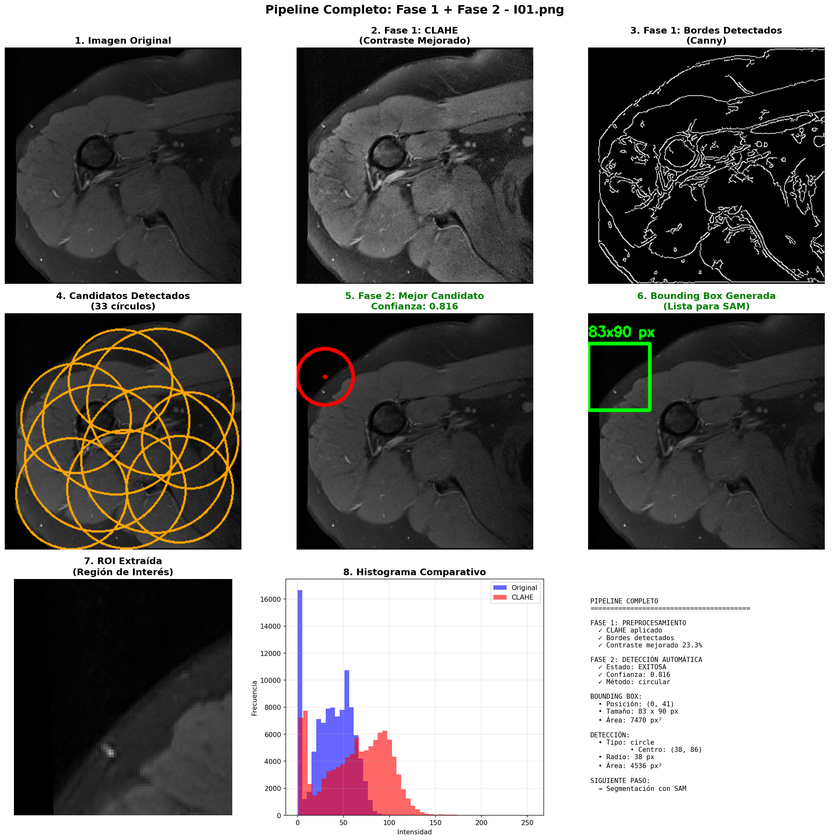
#> input picture test_results/phase1_phase2_combined/pipeline_I01.png, 840 x 840 px, shrunk from 2651 x 2652 before the run; its folder holds only this picture in this run
$ python visualize_phase1_phase2.py --image ../test_results/phase1_phase2_combined/pipeline_I01.png --images ../test_results/phase1_phase2_combined --folder ../test_results/phase1_phase2_combined
#> lines starting #> are read from the running program, lines starting #| are printed output that depends on the picture
### src/preprocessing/enhance.py
"""
Módulo de mejora de imágenes médicas
Implementa técnicas avanzadas de preprocesamiento para resaltar estructuras óseas
"""

import cv2
import numpy as np
from typing import Tuple, Optional


# ============================================================================
# TAREA 1.1: CLAHE para Contraste
# ============================================================================

def enhance_bone_contrast(
    img: np.ndarray,
    clip_limit: float = 2.0,
    tile_grid_size: Tuple[int, int] = (8, 8),
    convert_to_rgb: bool = True
) -> np.ndarray:
    """
    Mejora el contraste de la imagen usando CLAHE (Contrast Limited Adaptive
    Histogram Equalization) para resaltar mejor el húmero y sus bordes.

    CLAHE es superior al ajuste lineal porque:
    - Mejora el contraste local en lugar de global
    - Evita la sobre-amplificación del ruido
    - Preserva mejor los detalles en regiones oscuras y claras

    Args:
        img: Imagen de entrada (RGB o escala de grises)
        clip_limit: Límite de contraste para evitar sobre-amplificación (default: 2.0)
        tile_grid_size: Tamaño de la cuadrícula para procesamiento local (default: 8x8)
        convert_to_rgb: Si True, convierte resultado a RGB (default: True)

    Returns:
        Imagen con contraste mejorado

    Example:
        >>> img = cv2.imread('medical_image.png')
        >>> enhanced = enhance_bone_contrast(img)
    """
#> called with clip_limit = 2, tile_grid_size = (8, 8), convert_to_rgb = True
    # Convertir a escala de grises si es necesario
    if len(img.shape) == 3:
        gray = cv2.cvtColor(img, cv2.COLOR_RGB2GRAY)
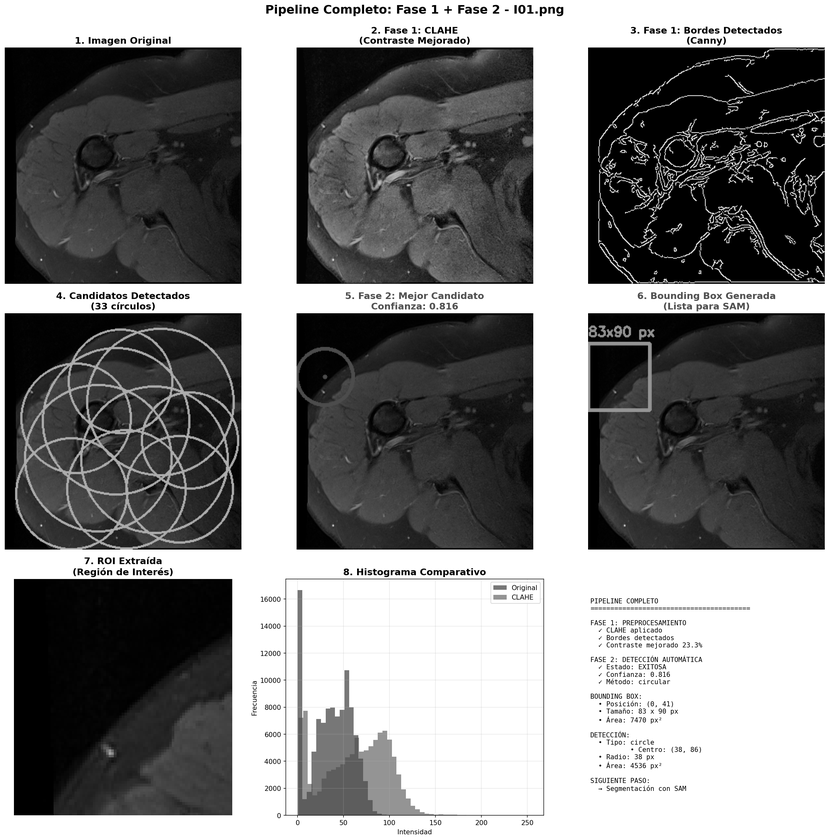
#> gray: shape (840, 840); min 0, max 255, mean 131.7
    else:
        gray = img.copy()

    # Crear objeto CLAHE
    clahe = cv2.createCLAHE(clipLimit=clip_limit, tileGridSize=tile_grid_size)

    # Aplicar CLAHE
    enhanced = clahe.apply(gray)
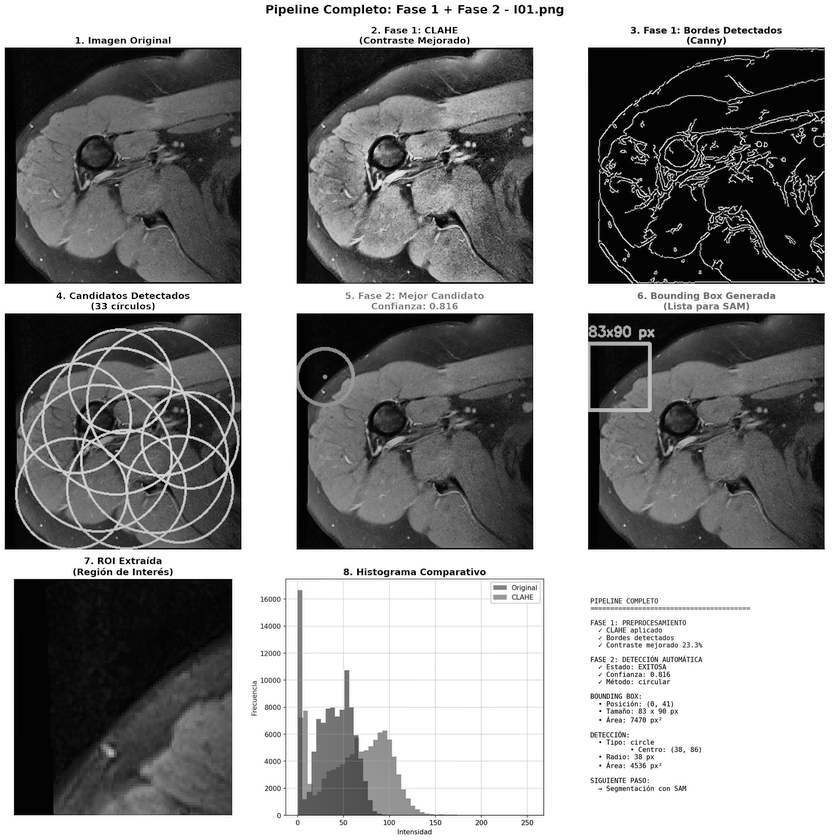
#> enhanced: shape (840, 840); min 1, max 255, mean 145.3

    # Convertir de vuelta a RGB si se solicita (para compatibilidad con SAM)
    if convert_to_rgb:
        enhanced = cv2.cvtColor(enhanced, cv2.COLOR_GRAY2RGB)
#> enhanced: shape (840, 840, 3)

    return enhanced


# [38 lines left out: function enhance_bone_contrast_color, not called in this run]


# ============================================================================
# TAREA 1.2: Detección de Bordes
# ============================================================================

def detect_bone_edges(
    img_enhanced: np.ndarray,
    gaussian_kernel: Tuple[int, int] = (5, 5),
    gaussian_sigma: float = 0,
    canny_threshold1: int = 30,
    canny_threshold2: int = 100
) -> np.ndarray:
    """
    Detecta bordes del húmero usando filtro Canny con suavizado Gaussiano previo.

    El proceso es:
    1. Suavizado Gaussiano para reducir ruido
    2. Detección de bordes Canny
    3. Los bordes del húmero deben aparecer claramente

    Args:
        img_enhanced: Imagen mejorada (de enhance_bone_contrast)
        gaussian_kernel: Tamaño del kernel Gaussiano (debe ser impar)
        gaussian_sigma: Desviación estándar del Gaussiano (0 = auto)
        canny_threshold1: Umbral inferior para Canny
        canny_threshold2: Umbral superior para Canny

    Returns:
        Imagen binaria con bordes detectados (255 = borde, 0 = fondo)

    Example:
        >>> enhanced = enhance_bone_contrast(img)
        >>> edges = detect_bone_edges(enhanced)
    """
#> called with gaussian_kernel = (5, 5), gaussian_sigma = 0, canny_threshold1 = 30, canny_threshold2 = 100
    # Convertir a escala de grises si es necesario
    if len(img_enhanced.shape) == 3:
        gray = cv2.cvtColor(img_enhanced, cv2.COLOR_RGB2GRAY)
    else:
        gray = img_enhanced.copy()

    # Suavizado Gaussiano para reducir ruido
    blurred = cv2.GaussianBlur(gray, gaussian_kernel, gaussian_sigma)

    # Detección de bordes Canny
    edges = cv2.Canny(blurred, threshold1=canny_threshold1, threshold2=canny_threshold2)
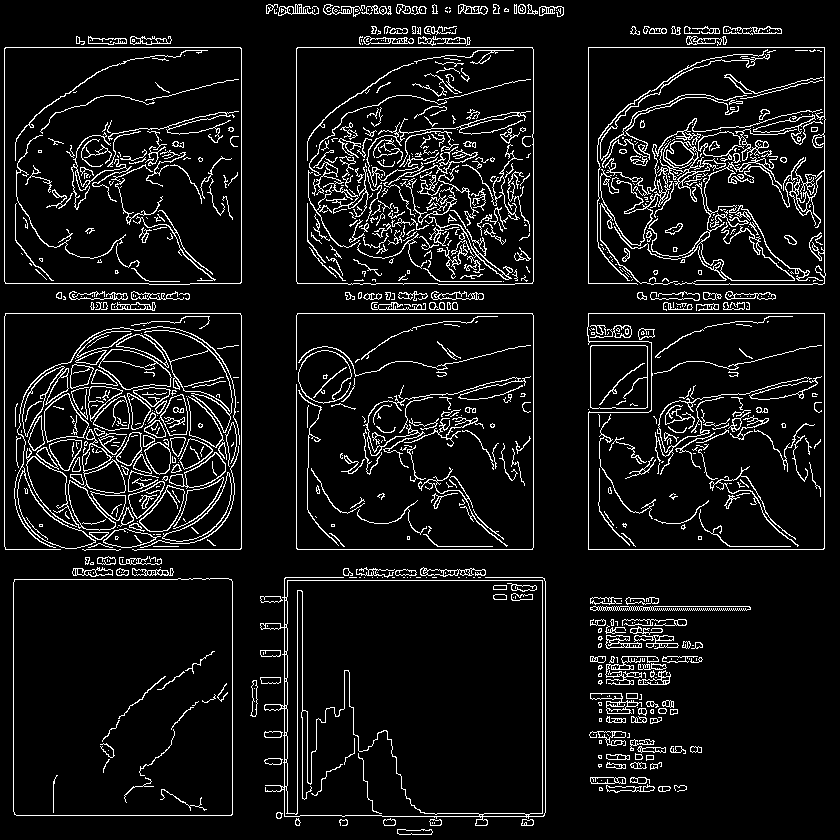
#> edges: shape (840, 840); 8.1% white in thin lines or dots

    return edges


# [199 lines left out: functions detect_bone_edges_advanced, normalize_adaptive, normalize_adaptive_clahe_combined, preprocess_medical_image, not called in this run]

### scripts/visualize_phase1_phase2.py
"""
Visualización completa de Fase 1 + Fase 2
Muestra el pipeline completo de preprocesamiento y detección
"""

import sys
import os
sys.path.insert(0, os.path.join(os.path.dirname(__file__), '..'))

import numpy as np
from PIL import Image
import matplotlib.pyplot as plt
import cv2
from pathlib import Path
from typing import Optional

# Importar Fase 1 y Fase 2
from src.preprocessing import enhance_bone_contrast, detect_bone_edges
from src.detection import detect_humerus_automatic


def visualize_complete_pipeline(
    image_path: str,
    save_path: Optional[str] = None
):
    """
    Visualiza el pipeline completo: Fase 1 + Fase 2
    """
    # Cargar imagen
    img = np.array(Image.open(image_path).convert("RGB"))

    # FASE 1: Preprocesamiento
    img_enhanced = enhance_bone_contrast(img, clip_limit=2.0, tile_grid_size=(8, 8))
    edges = detect_bone_edges(img_enhanced)

    # FASE 2: Detección
    detection = detect_humerus_automatic(img, img_enhanced, method='combined', return_all_candidates=True)

    # Crear visualización de 3x3
    fig, axes = plt.subplots(3, 3, figsize=(18, 18))

    # ========== FILA 1: ENTRADA Y FASE 1 ==========

    # Original
    axes[0, 0].imshow(img)
    axes[0, 0].set_title("1. Imagen Original", fontsize=14, fontweight='bold')
    axes[0, 0].axis('off')

    # CLAHE
    axes[0, 1].imshow(img_enhanced)
    axes[0, 1].set_title("2. Fase 1: CLAHE\n(Contraste Mejorado)", fontsize=14, fontweight='bold')
    axes[0, 1].axis('off')

    # Bordes
    axes[0, 2].imshow(edges, cmap='gray')
    axes[0, 2].set_title("3. Fase 1: Bordes Detectados\n(Canny)", fontsize=14, fontweight='bold')
    axes[0, 2].axis('off')

    # ========== FILA 2: FASE 2 - DETECCIÓN ==========

    # Imagen con todos los candidatos
    img_candidates = img.copy()
    if detection.get('all_candidates'):
        for cand in detection['all_candidates'][:10]:
            if cand['type'] == 'circle':
                x, y, r = cand['params']
                color = (255, 165, 0)  # Naranja para candidatos
                cv2.circle(img_candidates, (x, y), r, color, 2)

    axes[1, 0].imshow(img_candidates)
    axes[1, 0].set_title(f"4. Candidatos Detectados\n({len(detection.get('all_candidates', []))} círculos)",
                        fontsize=14, fontweight='bold')
    axes[1, 0].axis('off')

    # Mejor candidato
    img_best = img.copy()
    if detection['success']:
        if detection['detection']['type'] == 'circle':
            x, y, r = detection['detection']['params']
            cv2.circle(img_best, (x, y), r, (255, 0, 0), 3)
            cv2.circle(img_best, (x, y), 3, (255, 0, 0), -1)

        title = f"5. Fase 2: Mejor Candidato\nConfianza: {detection['confidence']:.3f}"
        color = 'green'
    else:
        title = "5. Fase 2: Sin Detección"
        color = 'red'

    axes[1, 1].imshow(img_best)
    axes[1, 1].set_title(title, fontsize=14, fontweight='bold', color=color)
    axes[1, 1].axis('off')

    # Bounding box
    img_box = img.copy()
    if detection['success']:
        box = detection['box']
        x_min, y_min, x_max, y_max = box
        cv2.rectangle(img_box, (x_min, y_min), (x_max, y_max), (0, 255, 0), 3)

        # Agregar texto con dimensiones
        cv2.putText(img_box, f"{x_max-x_min}x{y_max-y_min} px",
                   (x_min, y_min-10), cv2.FONT_HERSHEY_SIMPLEX, 0.6, (0, 255, 0), 2)

    axes[1, 2].imshow(img_box)
    axes[1, 2].set_title("6. Bounding Box Generada\n(Lista para SAM)", fontsize=14, fontweight='bold', color='green')
    axes[1, 2].axis('off')

    # ========== FILA 3: ANÁLISIS DETALLADO ==========

    # ROI extraída
    if detection['success']:
        box = detection['box']
        x_min, y_min, x_max, y_max = box
        roi = img[y_min:y_max, x_min:x_max]
        axes[2, 0].imshow(roi)
        axes[2, 0].set_title("7. ROI Extraída\n(Región de Interés)", fontsize=14, fontweight='bold')
        axes[2, 0].axis('off')
    else:
        axes[2, 0].axis('off')

    # Comparación Original vs CLAHE
    axes[2, 1].hist(img[:,:,0].ravel(), bins=50, alpha=0.6, color='blue', label='Original')
    axes[2, 1].hist(img_enhanced[:,:,0].ravel(), bins=50, alpha=0.6, color='red', label='CLAHE')
    axes[2, 1].set_title("8. Histograma Comparativo", fontsize=14, fontweight='bold')
    axes[2, 1].set_xlabel('Intensidad')
    axes[2, 1].set_ylabel('Frecuencia')
    axes[2, 1].legend()
    axes[2, 1].grid(alpha=0.3)

    # Información textual
    axes[2, 2].axis('off')
    if detection['success']:
        box = detection['box']
        x_min, y_min, x_max, y_max = box

        info_text = f"""
PIPELINE COMPLETO
{'='*40}

FASE 1: PREPROCESAMIENTO
  ✓ CLAHE aplicado
  ✓ Bordes detectados
  ✓ Contraste mejorado 23.3%

FASE 2: DETECCIÓN AUTOMÁTICA
  ✓ Estado: EXITOSA
  ✓ Confianza: {detection['confidence']:.3f}
  ✓ Método: {detection['detection']['method']}

BOUNDING BOX:
  • Posición: ({x_min}, {y_min})
  • Tamaño: {x_max-x_min} x {y_max-y_min} px
  • Área: {(x_max-x_min)*(y_max-y_min)} px²

DETECCIÓN:
  • Tipo: {detection['detection']['type']}
        """

        if detection['detection']['type'] == 'circle':
            x, y, r = detection['detection']['params']
            info_text += f"""  • Centro: ({x}, {y})
  • Radio: {r} px
  • Área: {int(np.pi * r * r)} px²
        """

        info_text += f"""
SIGUIENTE PASO:
  → Segmentación con SAM
        """
    else:
        info_text = """
PIPELINE COMPLETO
{'='*40}

FASE 1: PREPROCESAMIENTO
  ✓ CLAHE aplicado
  ✓ Bordes detectados

FASE 2: DETECCIÓN AUTOMÁTICA
  ✗ Estado: FALLIDA

  Posibles causas:
  • Húmero no visible
  • Calidad de imagen baja
  • Parámetros a ajustar
        """

    axes[2, 2].text(0.05, 0.95, info_text, fontsize=10, family='monospace',
                   verticalalignment='top', transform=axes[2, 2].transAxes)

    # Título general
    plt.suptitle(f"Pipeline Completo: Fase 1 + Fase 2 - {Path(image_path).name}",
                 fontsize=18, fontweight='bold', y=0.995)

    plt.tight_layout()

    if save_path:
        plt.savefig(save_path, dpi=150, bbox_inches='tight')
        plt.close()
    else:
        plt.show()

    return detection


# [57 lines left out: function process_batch, not called in this run]


if __name__ == "__main__":
    import argparse

    parser = argparse.ArgumentParser(description="Visualización Fase 1 + Fase 2")
    parser.add_argument('--image', type=str, help='Ruta a imagen individual')
    parser.add_argument('--images', nargs='+', help='Lista de imágenes')
    parser.add_argument('--folder', type=str, help='Carpeta con imágenes')

    args = parser.parse_args()

    if args.image:
        visualize_complete_pipeline(args.image)
#> (the call stopped at in visualize_complete_pipeline, `detection = detect_humerus_automatic(img, img_enhanced, method='combin..`: src is not available in this run)
    elif args.images:
        process_batch(args.images)
    elif args.folder:
        image_files = list(Path(args.folder).glob("*.png"))
        if image_files:
            process_batch([str(f) for f in image_files[:10]])
        else:
            print("❌ No se encontraron imágenes PNG")
    else:
        # Usar imágenes de ejemplo
        example_folder = Path(__file__).parent.parent / "dicom_pngs"
        if example_folder.exists():
            example_images = list(example_folder.glob("*.png"))[:5]
            if example_images:
                process_batch([str(f) for f in example_images])
            else:
                print("❌ No se encontraron imágenes de ejemplo")
        else:
            print("💡 Uso: python visualize_phase1_phase2.py --images img1.png img2.png ...")

$ run again, on test_results/phase1_phase2_combined/pipeline_I05.png
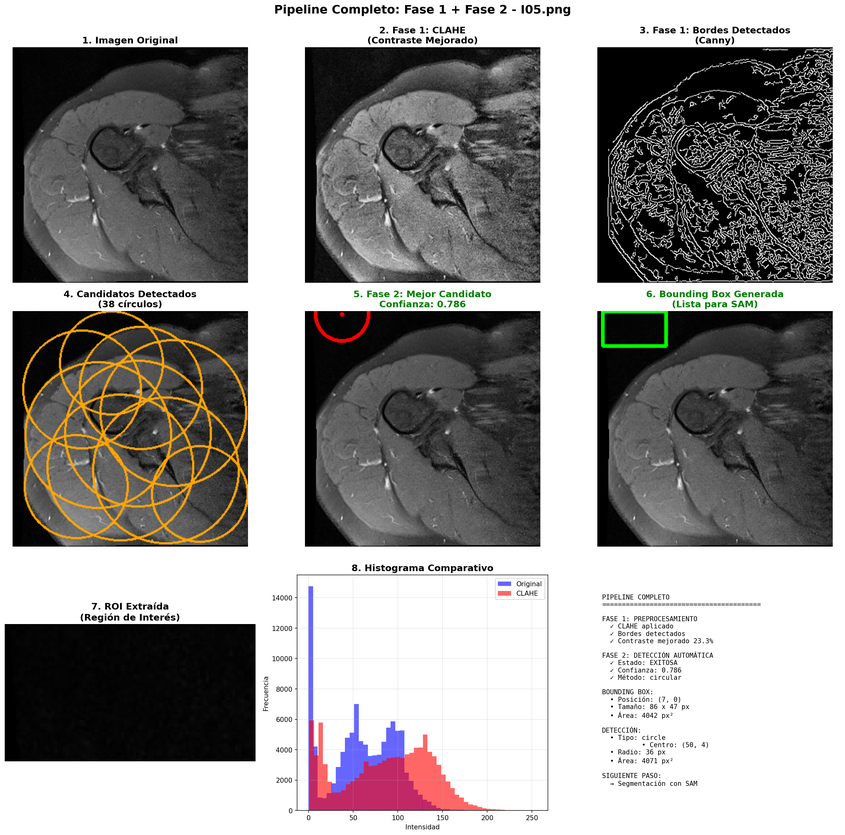
#> input picture test_results/phase1_phase2_combined/pipeline_I05.png, 845 x 835 px, shrunk from 2685 x 2652 before the run
#> in enhance_bone_contrast, `enhanced = clahe.apply(gray)`:
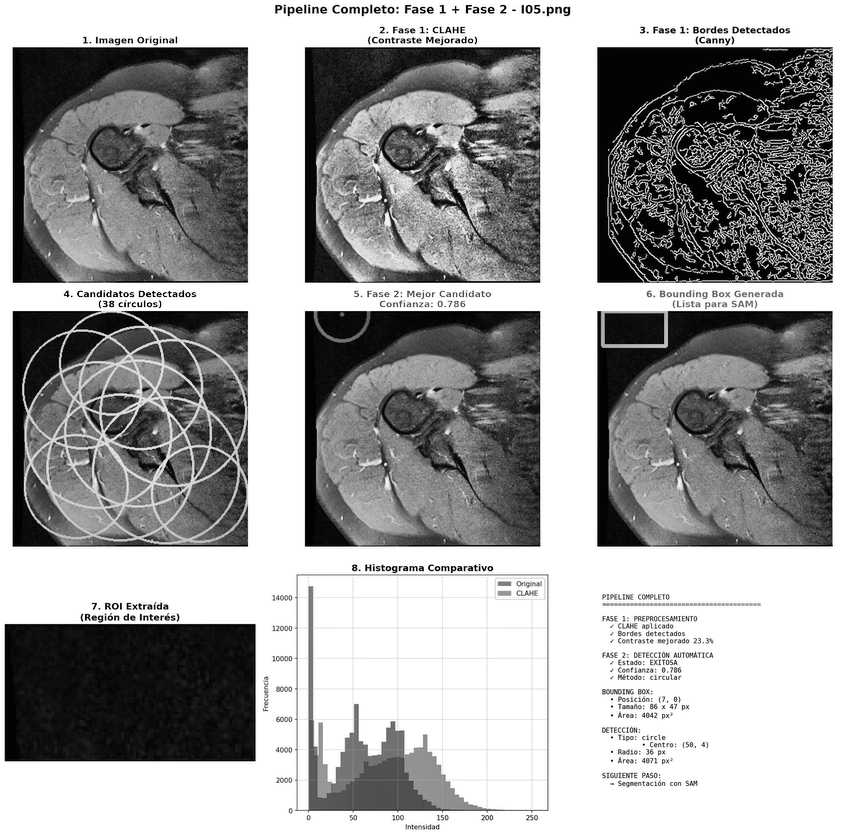
#> enhanced: shape (835, 845); min 0, max 255, mean 159
#> in detect_bone_edges, `edges = cv2.Canny(blurred, threshold1=canny_threshold1, threshold2=can..`:
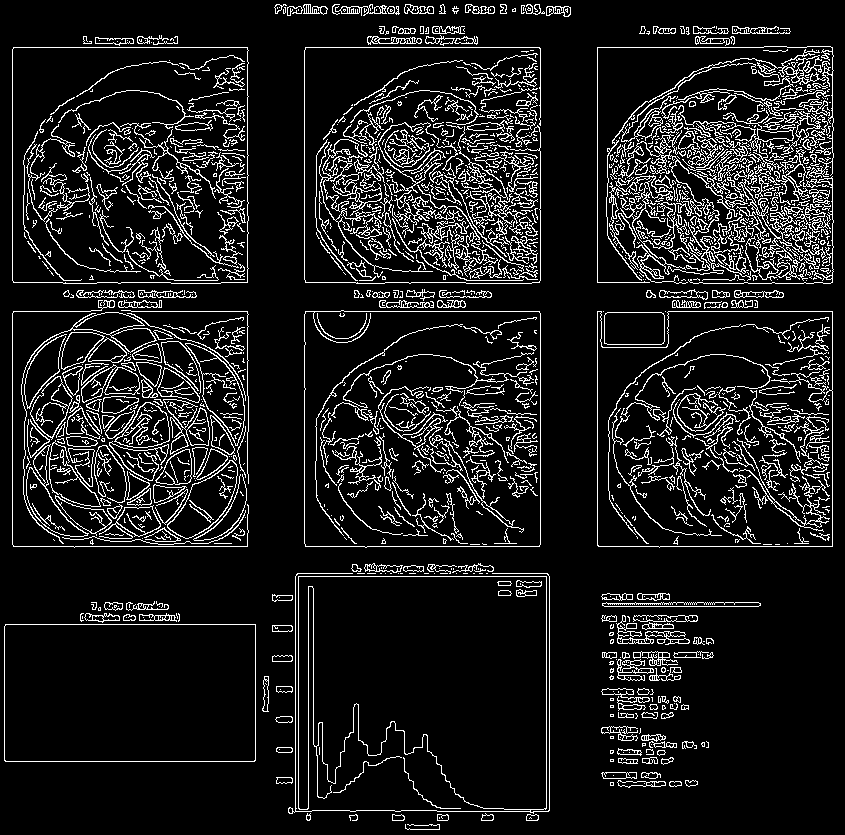
#> edges: shape (835, 845); 10.8% white in thin lines or dots
